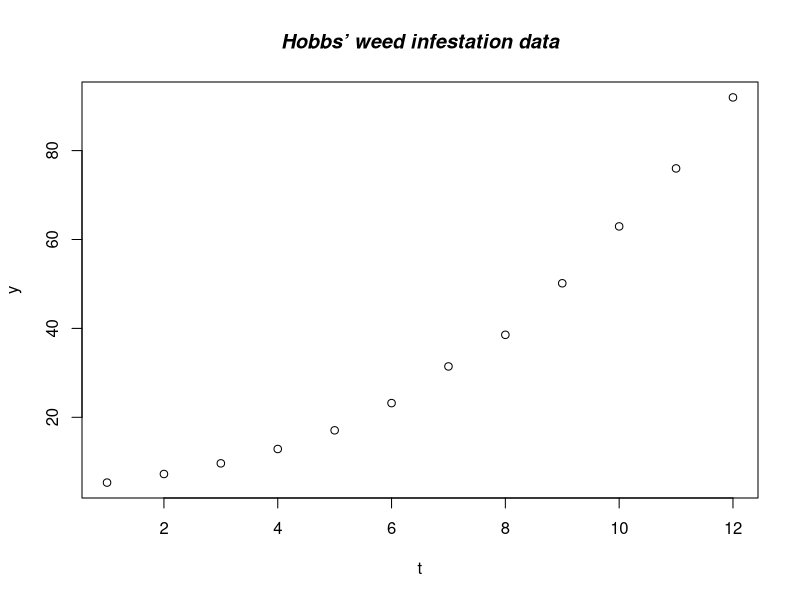

Recreate this plot in R.
## ---- chunk 1
# Figure 1.1
y <- c(5.308, 7.24, 9.638, 12.866, 17.069, 23.192, 31.443, 38.558, 50.156, 62.948, 75.995, 91.972)
t <- 1:12
plot(t, y)
title(main = "Hobbs’ weed infestation data", font.main = 4)
